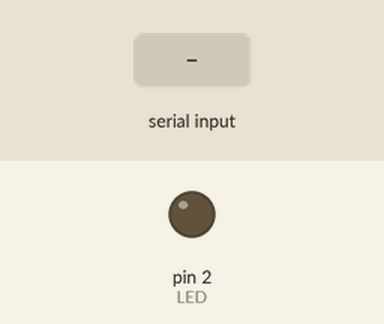
Recording of a sketch running on a simulated Arduino Uno, built with avr-gcc and run on an emulated ATmega328P. Shown: output pins drawn as LEDs (lit = HIGH). The test bench sets the inputs (shaded band). What the sketch prints to the serial monitor is not drawn.

Above: at 1.2 s.
1.3 s: "a" received over Serial
At 3.4 s:
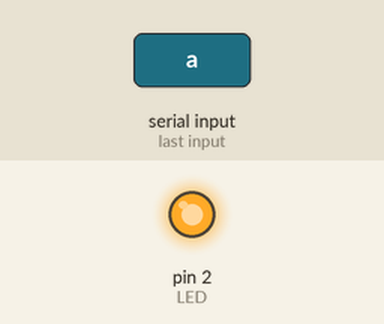
4.3 s: "A" received over Serial
At 6.9 s:
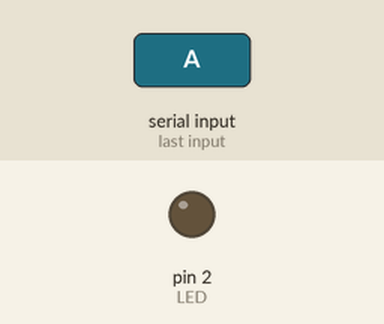
7.0 s: "b" received over Serial
At 8.6 s:
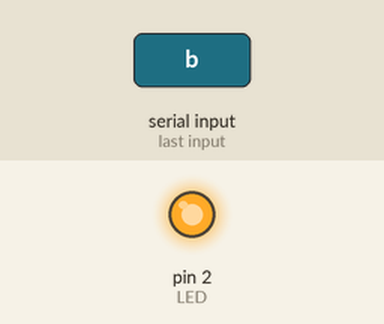
Timing chart, 0 to 11.8 s (numbered marks = the images above; inputs shaded):
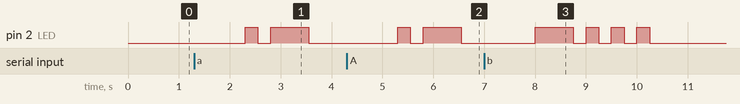

Measured:
- after the input at 1.3 s, pin 2 (LED): LOW → HIGH after 1.0 s, → LOW 0.25 s later, → HIGH 0.25 s later, → LOW 0.75 s later
- after the input at 4.3 s, pin 2 (LED): LOW → HIGH after 1.0 s, → LOW 0.25 s later, → HIGH 0.25 s later, → LOW 0.75 s later
- after the input at 7.0 s, pin 2 (LED): LOW → HIGH after 1.0 s, then repeats every 0.50 s: LOW 0.25 s, HIGH 0.25 s, until it stays LOW from 10.3 s

The sketch:

morsecodeoutput.ino
```cpp
#define DOT 0.25*1000
#define DASH 0.75*1000
#define SPACE DASH
#define TRUE 1
#define FALSE 0

/* pin number */
#define LED 2

void setup() {
  Serial.begin(9600); //setup of serial monitor
  pinMode(LED, OUTPUT);
  Serial.println("Type in message to be converted into morse code.");
}

/*
 * Purpose: checks if the inputted message is valid for translation
 * Input: String str -- message to be checked
 * Return: TRUE if message is valid, FALSE otherwise
 */
int checkIfValid(String str){
  int result = 0;
  int str_length = str.length()+1;
  char messageArr[str_length];

  str.toCharArray(messageArr, str_length);

  // Using ASCII table
  for (int index = 0; index < str_length; index++){
    if (messageArr[index] >= 33 && messageArr[index] <= 47 || messageArr[index] >= 58 && messageArr[index] <= 63 || messageArr[index] >= 91 && messageArr[index] <= 96 || messageArr[index] >= 123){
      result++;
    }
  }

  if (result != 0){
    return FALSE;
  }
  else {
    return TRUE;
  }
}

/*
 *  Purpose: outputs inputted string as morse code by flashing LED
 *  Input: String, message to be converted
 *  Return: none
 */
void convertToMorse(String str){
  int str_length = str.length()+1;
  char messageArr[str_length];

  str.toCharArray(messageArr, str_length);

  for (int i = 0; i < str_length; i++){
    outputLED(messageArr[i]);
  }
}

/*
 * Purpose: outputs "dot" morse code; flashes LED for 0.25 seconds
 * Return: none
 */
void dot(){
  digitalWrite(LED, HIGH);
  delay(DOT);
  digitalWrite(LED, LOW);
  delay(DOT);
  Serial.print(".");
}

/*
 * Purpose: outputs "dash" morse code; flashes LED for 0.75 seconds
 * Return: none
 */
void dash(){
  digitalWrite(LED, HIGH);
  delay(DASH);
  digitalWrite(LED, LOW);
  delay(DOT);
  Serial.print("-");
}

/*
 * Purpose: check what letter/symbol/number the element is and outputs morse code representation
 * Input: element -- character type to be checked
 * Return: none
 */
void outputLED(char element){
  if (element == ' '){
    delay(SPACE);
    Serial.print(" ");
  }
  if (element == 'a' || element =='A'){
    dot();
    dash();
  }
   if (element == 'b' || element =='B'){
    dash();
    dot();
    dot();
    dot();
  }
   if (element == 'c' || element =='C'){
    dash();
    dot();
    dash();
    dot();
  }
   if (element == 'd' || element =='D'){
    dash();
    dot();
    dot();
  }
   if (element == 'e' || element =='E'){
    dot();
  }
   if (element == 'f' || element =='F'){
    dot();
    dot();
    dash();
    dot();
  }
   if (element == 'g' || element =='G'){
    dash();
    dash();
    dot();
  }
   if (element == 'h' || element =='H'){
    dot();
    dot();
    dot();
    dot();
   }
   if (element == 'i' || element =='I'){
    dot();
    dot();
  }
   if (element == 'j' || element =='J'){
    dot();
    dash();
    dash();
    dash();
  }
   if (element == 'k' || element =='K'){
    dash();
    dot();
    dash();
  }
   if (element == 'l' || element =='L'){
    dot();
    dash();
    dot();
    dot();
  }
   if (element == 'm' || element =='M'){
    dash();
    dash();
  }
   if (element == 'n' || element =='N'){
    dash();
    dot();
  }
   if (element == 'o' || element =='O'){
    dash();
    dash();
    dash();
  }
   if (element == 'p' || element =='P'){
    dot();
    dash();
    dash();
    dot();
  }
   if (element == 'q' || element =='Q'){
    dash();
    dash();
    dot();
    dash();
  }
   if (element == 'r' || element =='R'){
    dot();
    dash();
    dot();
  }
   if (element == 's' || element =='S'){
    dot();
    dot();
    dot();
  }
   if (element == 't' || element =='T'){
    dash();
  }
   if (element == 'u' || element =='U'){
    dot();
    dot();
    dash();
  }
   if (element == 'v' || element =='V'){
    dot();
    dot();
    dot();
    dash();
  }
   if (element == 'w' || element =='W'){
    dot();
    dash();
    dash();
  }
   if (element == 'x' || element =='X'){
    dash();
    dot();
    dot();
    dash();
  }
   if (element == 'y' || element =='Y'){
    dash();
    dot();
    dash();
    dash();
  }
   if (element == 'z' || element =='Z'){
    dash();
    dash();
    dot();
    dot();
  }
  if (element == '0'){
    dash();
    dash();
    dash();
    dash();
    dash();
  }
  if (element == '1'){
    dot();
    dash();
    dash();
    dash();
    dash();
  }
  if (element == '2'){
    dot();
    dot();
    dash();
    dash();
    dash();
  }
  if (element == '3'){
    dot();
    dot();
    dot();
    dash();
    dash();
  }
  if (element == '4'){
    dot();
    dot();
    dot();
    dot();
    dash();
  }
  if (element == '5'){
    dot();
    dot();
    dot();
    dot();
    dot();
  }
  if (element == '6'){
    dash();
    dot();
    dot();
    dot();
    dot();
  }
  if (element == '7'){
    dash();
    dash();
    dot();
    dot();
    dot();
  }
  if (element == '8'){
    dash();
    dash();
    dash();
    dot();
    dot();
  }
  if (element == '9'){
    dash();
    dash();
    dash();
    dash();
    dot();
  }
}

/*
 * Program loop
 */
void loop() {
  while (Serial.available() > 0) {
    String message = Serial.readString();
    Serial.println();
    Serial.print("Recieved: ");
    Serial.print(message);

    int check = checkIfValid(message);

    // checks if message valid -- no symbols
    if (check != FALSE){
      Serial.println("Translating...");
      convertToMorse(message);
    }
    else {
      Serial.println("Error. Please try again.");
    }

  }
}
```
